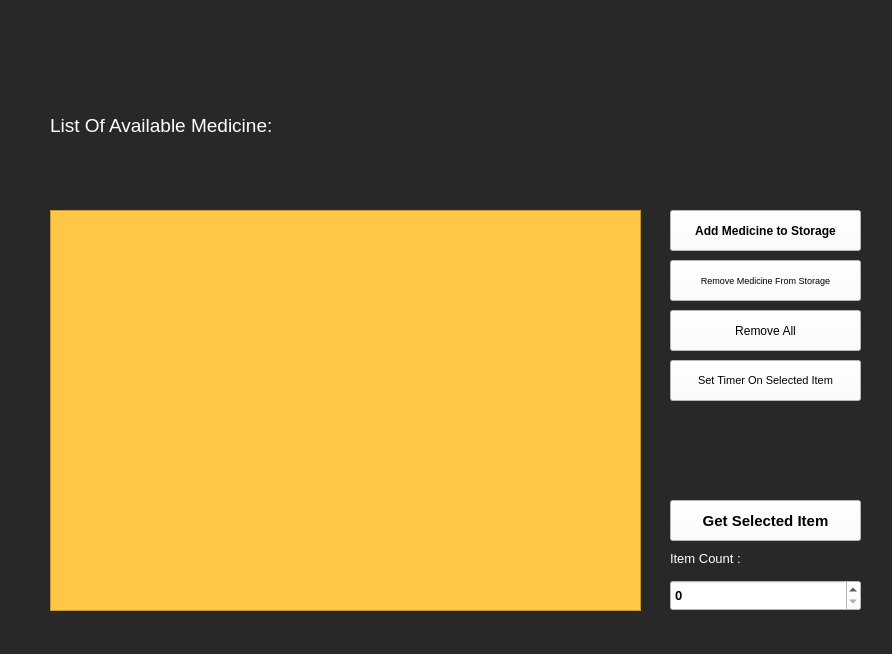
<?xml version="1.0" encoding="UTF-8"?>
<ui version="4.0">
 <class>Form</class>
 <widget class="QWidget" name="Form">
  <property name="geometry">
   <rect>
    <x>0</x>
    <y>0</y>
    <width>892</width>
    <height>654</height>
   </rect>
  </property>
  <property name="windowTitle">
   <string>Form</string>
  </property>
  <property name="styleSheet">
   <string notr="true">
background-color: rgb(40, 40, 40);
color : white;</string>
  </property>
  <widget class="QListWidget" name="available_med">
   <property name="geometry">
    <rect>
     <x>50</x>
     <y>210</y>
     <width>591</width>
     <height>401</height>
    </rect>
   </property>
   <property name="font">
    <font>
     <pointsize>12</pointsize>
    </font>
   </property>
   <property name="styleSheet">
    <string notr="true">background-color: rgb(255, 199, 69);
selection-background-color: rgb(193, 52, 28);
color : black;
</string>
   </property>
  </widget>
  <widget class="QLabel" name="label">
   <property name="geometry">
    <rect>
     <x>50</x>
     <y>110</y>
     <width>271</width>
     <height>31</height>
    </rect>
   </property>
   <property name="text">
    <string>&lt;html&gt;&lt;head/&gt;&lt;body&gt;&lt;p&gt;&lt;span style=&quot; font-size:14pt;&quot;&gt;List Of Available Medicine:&lt;/span&gt;&lt;/p&gt;&lt;/body&gt;&lt;/html&gt;</string>
   </property>
  </widget>
  <widget class="QPushButton" name="add_med">
   <property name="geometry">
    <rect>
     <x>670</x>
     <y>210</y>
     <width>191</width>
     <height>41</height>
    </rect>
   </property>
   <property name="font">
    <font>
     <pointsize>9</pointsize>
     <weight>75</weight>
     <bold>true</bold>
    </font>
   </property>
   <property name="styleSheet">
    <string notr="true">background-color: rgb(255, 255, 255);
color : black;</string>
   </property>
   <property name="text">
    <string>Add Medicine to Storage</string>
   </property>
  </widget>
  <widget class="QPushButton" name="remove_med">
   <property name="geometry">
    <rect>
     <x>670</x>
     <y>260</y>
     <width>191</width>
     <height>41</height>
    </rect>
   </property>
   <property name="font">
    <font>
     <pointsize>7</pointsize>
     <weight>50</weight>
     <bold>false</bold>
    </font>
   </property>
   <property name="styleSheet">
    <string notr="true">background-color: rgb(255, 255, 255);
color : black;</string>
   </property>
   <property name="text">
    <string>Remove Medicine From Storage</string>
   </property>
  </widget>
  <widget class="QPushButton" name="remove_all">
   <property name="geometry">
    <rect>
     <x>670</x>
     <y>310</y>
     <width>191</width>
     <height>41</height>
    </rect>
   </property>
   <property name="styleSheet">
    <string notr="true">background-color: rgb(255, 255, 255);
color : black;</string>
   </property>
   <property name="text">
    <string>Remove All</string>
   </property>
  </widget>
  <widget class="QPushButton" name="get_med">
   <property name="geometry">
    <rect>
     <x>670</x>
     <y>500</y>
     <width>191</width>
     <height>41</height>
    </rect>
   </property>
   <property name="font">
    <font>
     <pointsize>11</pointsize>
     <weight>75</weight>
     <bold>true</bold>
    </font>
   </property>
   <property name="styleSheet">
    <string notr="true">background-color: rgb(255, 255, 255);
color : rgb(0, 0, 0);
</string>
   </property>
   <property name="text">
    <string>Get Selected Item</string>
   </property>
  </widget>
  <widget class="QSpinBox" name="item_count">
   <property name="geometry">
    <rect>
     <x>670</x>
     <y>580</y>
     <width>191</width>
     <height>31</height>
    </rect>
   </property>
   <property name="font">
    <font>
     <pointsize>10</pointsize>
     <weight>75</weight>
     <bold>true</bold>
    </font>
   </property>
   <property name="styleSheet">
    <string notr="true">background-color: rgb(255, 255, 255);
color : rgb(0, 0, 0);</string>
   </property>
  </widget>
  <widget class="QLabel" name="label_2">
   <property name="geometry">
    <rect>
     <x>670</x>
     <y>550</y>
     <width>101</width>
     <height>16</height>
    </rect>
   </property>
   <property name="font">
    <font>
     <pointsize>10</pointsize>
    </font>
   </property>
   <property name="text">
    <string>Item Count :</string>
   </property>
  </widget>
  <widget class="QPushButton" name="set_timer">
   <property name="geometry">
    <rect>
     <x>670</x>
     <y>360</y>
     <width>191</width>
     <height>41</height>
    </rect>
   </property>
   <property name="font">
    <font>
     <pointsize>8</pointsize>
    </font>
   </property>
   <property name="styleSheet">
    <string notr="true">background-color: rgb(255, 255, 255);
color : black;</string>
   </property>
   <property name="text">
    <string>Set Timer On Selected Item</string>
   </property>
  </widget>
 </widget>
 <resources/>
 <connections/>
</ui>
